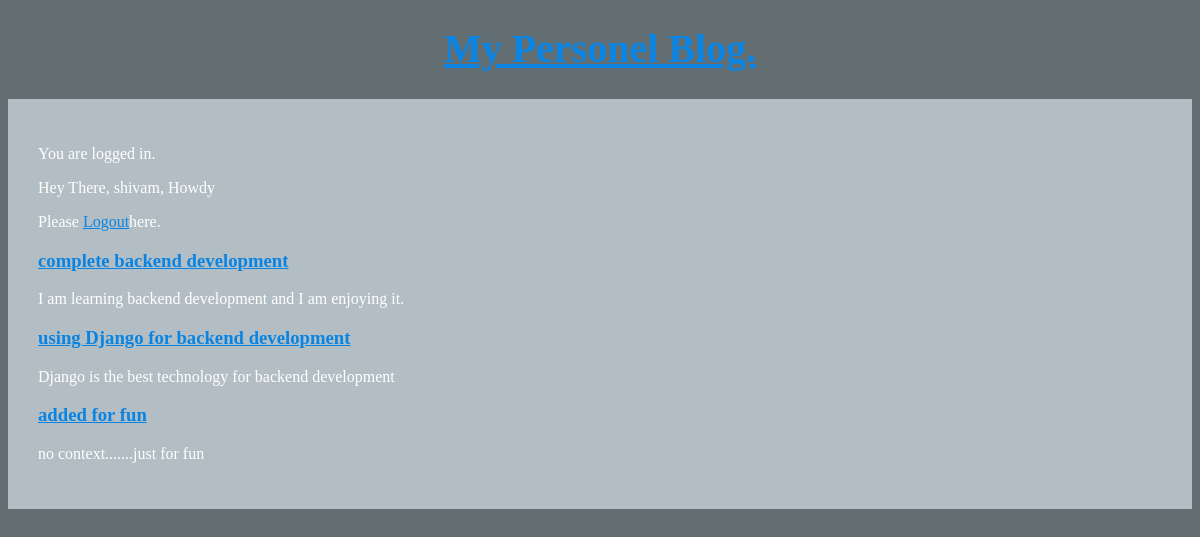
The app's page / (signed in) with its own data.
### articles/models.py (models this page shows, shortened)
class Article(models.Model):
    author = models.ForeignKey(
    'auth.user' ,
     on_delete=models.CASCADE ,
    )
    title = models.CharField(max_length = 200)
    text = models.TextField()

### articles/views.py (the view)
# urls.py: path('', views.ArticleListView.as_view() , name = 'home' ),
class ArticleListView(ListView):
    model = Article
    template_name = 'home.html'

### templates/home.html
{% extends 'base.html' %}
{% block content %}
{% for arti in object_list %}
<div class="article">
 <h3><a href="{% url 'article_page' arti.pk %}">{{arti.title}}</a></h3>
 <p>{{ arti.text }}</p>
</div>
{% endfor %}
{% endblock content %}

### templates/base.html (shortened to what this page needs)
{% load staticfiles %}
<!DOCTYPE html>
<html lang="en">
<head>
  <link rel="stylesheet" href="{% static 'css/basestyle.css'%}">
</head>
<body>
  <header>
    <h1><a href="/">My Personel Blog.</a></h1>
  </header>
  <div class="container">
 {% if user.is_authenticated %}
   <p>You are logged in.</p>
   <p>Hey There, {{user.username}}, Howdy</p>
   <p>Please <a href="{% url 'logout' %}">Logout</a>here.</p>
 {% else %}
   <p>You are not logged in.</p>
   <p>Please <a href="{% url 'login' %}">Login</a>here.</p>
 {% endif %}
  {% block content %}
  {% endblock content %}
  </div>
</body>
</html>

### static/css/basestyle.css (style rules this page uses)
body { background-color: #636e72; color: #FFF; }
h1 { font-size: 2.5rem; text-align: center; margin-top: 25px; }
a { color: #0984e3; }
.container { margin-top: 20px; background-color: #b2bec3; padding: 30px; }

### records on screen
Article: title "complete backend development", text "I am learning backend development and I am enjoying it."
Article: title "using Django for backend development", text "Django is the best technology for backend development"
Article: title "added for fun", text "no context.......just for fun"

### other values on screen
{{ user.username }} "shivam"
